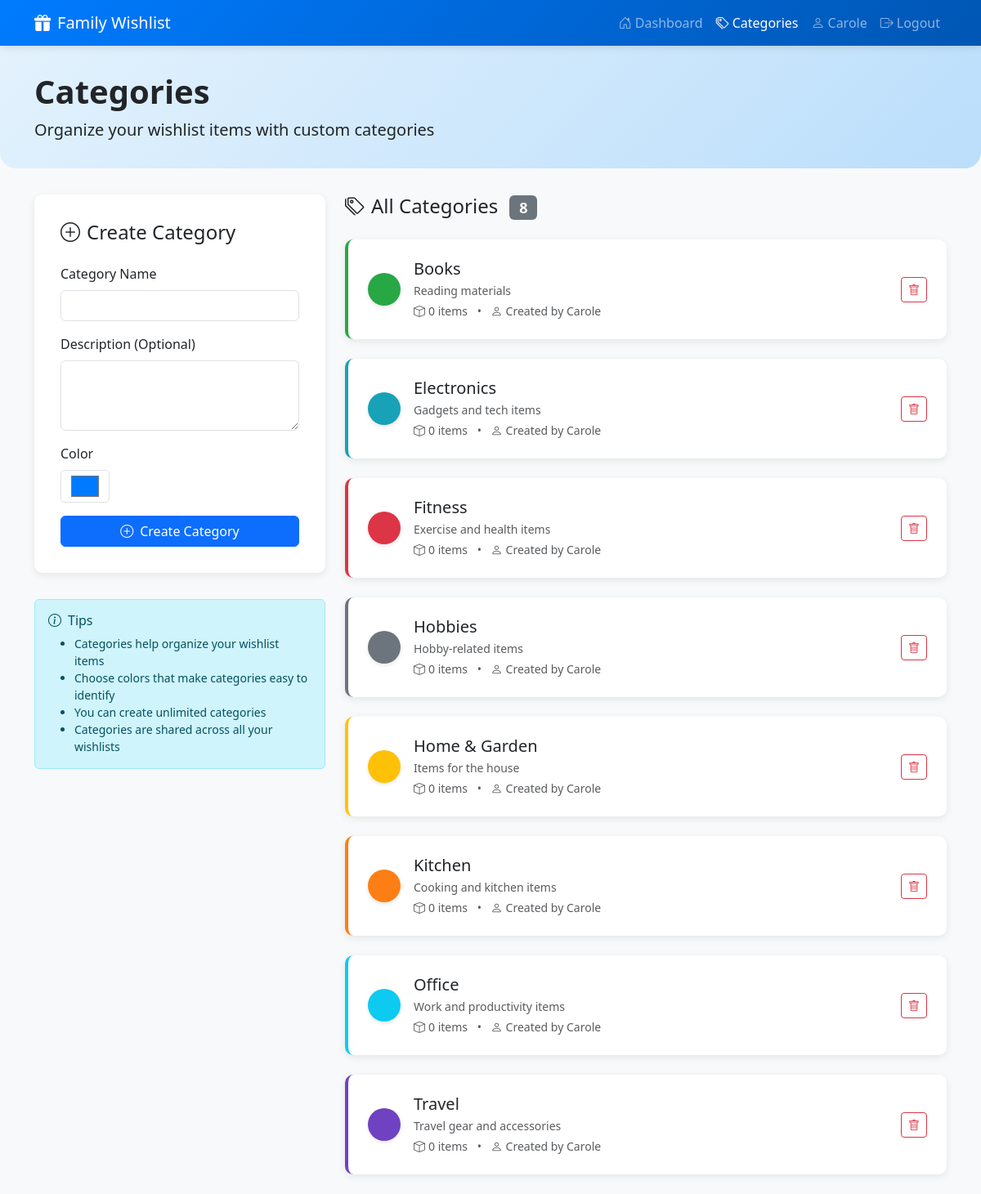
The app's page /categories.php (signed in) with its own data.
### tables this page shows
CREATE TABLE categories (
    id INT AUTO_INCREMENT PRIMARY KEY,
    name VARCHAR(100) NOT NULL,
    description TEXT,
    color VARCHAR(7) DEFAULT '#007bff',
    icon VARCHAR(50),
    parent_id INT,
    created_by INT,
    created_at TIMESTAMP DEFAULT CURRENT_TIMESTAMP,
    FOREIGN KEY (created_by) REFERENCES users(id) ON DELETE SET NULL,
    FOREIGN KEY (parent_id) REFERENCES categories(id) ON DELETE CASCADE
);

CREATE TABLE users (
    id INT AUTO_INCREMENT PRIMARY KEY,
    username VARCHAR(50) UNIQUE NOT NULL,
    email VARCHAR(100) UNIQUE NOT NULL,
    password_hash VARCHAR(255) NOT NULL,
    avatar_url VARCHAR(500),
    notification_preferences JSON,
    created_at TIMESTAMP DEFAULT CURRENT_TIMESTAMP,
    last_login TIMESTAMP NULL
);

### config/config.php (called while the page is built, shortened)
<?php
function generateCSRFToken() {
    return $_SESSION['csrf_token'];
}
function sanitize($data) {
    return htmlspecialchars(strip_tags(trim($data)), ENT_QUOTES, 'UTF-8');
}

### categories.php (the view, shortened to what this page needs)
<?php
require_once 'config/config.php';
$db = getDBConnection();
$userId = $_SESSION['user_id'];
$stmt = $db->query("
    SELECT c.*, u.username as created_by_name,
           COUNT(DISTINCT wi.id) as item_count
    FROM categories c
    LEFT JOIN users u ON c.created_by = u.id
    LEFT JOIN wishlist_items wi ON c.id = wi.category_id
    GROUP BY c.id
    ORDER BY c.name
");
$categories = $stmt->fetchAll();
$csrfToken = generateCSRFToken();
?>
<!DOCTYPE html>
<html lang="en">
<head>
    <link href="https://cdn.jsdelivr.net/npm/bootstrap@5.3.0/dist/css/bootstrap.min.css" rel="stylesheet">
    <link href="https://cdn.jsdelivr.net/npm/bootstrap-icons@1.10.0/font/bootstrap-icons.css" rel="stylesheet">
</head>
<body>
    <nav class="navbar navbar-expand-lg navbar-dark">
        <div class="container">
            <a class="navbar-brand" href="dashboard.php">
                <i class="bi bi-gift-fill me-2"></i><?php echo SITE_NAME; ?>
            </a>
            <div class="collapse navbar-collapse" id="navbarNav">
                <ul class="navbar-nav ms-auto">
                    <li class="nav-item">
                        <a class="nav-link" href="dashboard.php">
                            <i class="bi bi-house-door me-1"></i>Dashboard
                        </a>
                    </li>
                    <li class="nav-item">
                        <a class="nav-link active" href="categories.php">
                            <i class="bi bi-tags me-1"></i>Categories
                        </a>
                    </li>
                    <li class="nav-item">
                        <a class="nav-link" href="profile.php">
                            <i class="bi bi-person me-1"></i><?php echo sanitize($_SESSION['username']); ?>
                        </a>
                    </li>
                    <li class="nav-item">
                        <a class="nav-link" href="dashboard.php?logout=1">
                            <i class="bi bi-box-arrow-right me-1"></i>Logout
                        </a>
                    </li>
                </ul>
            </div>
        </div>
    </nav>
    <div class="page-header">
        <div class="container">
            <h1 class="display-6 fw-bold">Categories</h1>
            <p class="lead mb-0">Organize your wishlist items with custom categories</p>
        </div>
    </div>
    <div class="container">
        <div class="row">
            <div class="col-lg-4">
                <div class="create-form">
                    <h4 class="mb-4">
                        <i class="bi bi-plus-circle me-2"></i>Create Category
                    </h4>
                    <form method="POST" action="">
                        <div class="mb-3">
                            <label for="name" class="form-label">Category Name</label>
                            <input type="text" class="form-control" id="name" name="name" required maxlength="100">
                        </div>
                        <div class="mb-3">
                            <label for="description" class="form-label">Description (Optional)</label>
                            <textarea class="form-control" id="description" name="description" rows="3"></textarea>
                        </div>
                        <div class="mb-3">
                            <label for="color" class="form-label">Color</label>
                            <input type="color" class="form-control color-picker" id="color" name="color" value="#007bff">
                        </div>
                        <button type="submit" class="btn btn-primary w-100">
                            <i class="bi bi-plus-circle me-2"></i>Create Category
                        </button>
                    </form>
                </div>
                <div class="alert alert-info">
                    <h6 class="alert-heading">
                        <i class="bi bi-info-circle me-2"></i>Tips
                    </h6>
                    <ul class="mb-0 small">
                        <li>Categories help organize your wishlist items</li>
                        <li>Choose colors that make categories easy to identify</li>
                        <li>You can create unlimited categories</li>
                        <li>Categories are shared across all your wishlists</li>
                    </ul>
                </div>
            </div>
            <div class="col-lg-8">
                <h4 class="mb-4">
                    <i class="bi bi-tags me-2"></i>All Categories
                    <span class="badge bg-secondary ms-2"><?php echo count($categories); ?></span>
                </h4>
                <?php if (empty($categories)): ?>
                    <div class="alert alert-light text-center py-5">
                        <i class="bi bi-tags" style="font-size: 3rem; opacity: 0.5;"></i>
                        <p class="mt-3 mb-0">No categories yet. Create your first category!</p>
                    </div>
                <?php else: ?>
                    <?php foreach ($categories as $category): ?>
                        <div class="category-card" style="border-left-color: <?php echo $category['color']; ?>;">
                            <div class="d-flex justify-content-between align-items-center">
                                <div class="d-flex align-items-center">
                                    <div class="color-preview me-3" style="background-color: <?php echo $category['color']; ?>;"></div>
                                    <div>
                                        <h5 class="mb-1"><?php echo sanitize($category['name']); ?></h5>
                                        <?php if ($category['description']): ?>
                                            <p class="text-muted mb-1 small"><?php echo sanitize($category['description']); ?></p>
                                        <?php endif; ?>
                                        <div class="text-muted small">
                                            <i class="bi bi-box me-1"></i><?php echo $category['item_count']; ?> items
                                            <?php if ($category['created_by_name']): ?>
                                                <span class="mx-2">•</span>
                                                <i class="bi bi-person me-1"></i>Created by <?php echo sanitize($category['created_by_name']); ?>
                                            <?php endif; ?>
                                        </div>
                                    </div>
                                </div>
                                <div>
                                    <?php if ($category['created_by'] == $userId && $category['item_count'] == 0): ?>
                                        <a href="?delete=<?php echo $category['id']; ?>&csrf_token=<?php echo $csrfToken; ?>"
                                           class="btn btn-sm btn-outline-danger"
                                           onclick="return confirm('Delete this category?');">
                                            <i class="bi bi-trash"></i>
                                        </a>
                                    <?php elseif ($category['item_count'] > 0): ?>
                                        <span class="text-muted small">In use</span>
                                    <?php endif; ?>
                                </div>
                            </div>
                        </div>
                    <?php endforeach; ?>
                <?php endif; ?>
            </div>
        </div>
    </div>
</body>
</html>

### records on screen
categories: name "Books", description "Reading materials", item_count "0", created_by.username "Carole"
categories: name "Electronics", description "Gadgets and tech items", item_count "0", created_by.username "Carole"
categories: name "Fitness", description "Exercise and health items", item_count "0", created_by.username "Carole"
categories: name "Hobbies", description "Hobby-related items", item_count "0", created_by.username "Carole"
categories: name "Home & Garden", description "Items for the house", item_count "0", created_by.username "Carole"
categories: name "Kitchen", description "Cooking and kitchen items", item_count "0", created_by.username "Carole"
categories: name "Office", description "Work and productivity items", item_count "0", created_by.username "Carole"
categories: name "Travel", description "Travel gear and accessories", item_count "0", created_by.username "Carole"

### other values on screen
SITE_NAME "Family Wishlist"
$_SESSION['username'] "Carole"
count($categories) "8"
